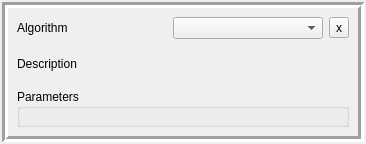
<?xml version="1.0" encoding="UTF-8"?>
<ui version="4.0">
 <class>indicator_widget</class>
 <widget class="QWidget" name="indicator_widget">
  <property name="enabled">
   <bool>true</bool>
  </property>
  <property name="geometry">
   <rect>
    <x>0</x>
    <y>0</y>
    <width>366</width>
    <height>144</height>
   </rect>
  </property>
  <property name="sizePolicy">
   <sizepolicy hsizetype="Expanding" vsizetype="Preferred">
    <horstretch>0</horstretch>
    <verstretch>0</verstretch>
   </sizepolicy>
  </property>
  <property name="windowTitle">
   <string>Form</string>
  </property>
  <layout class="QGridLayout" name="gridLayout">
   <property name="leftMargin">
    <number>2</number>
   </property>
   <property name="topMargin">
    <number>2</number>
   </property>
   <property name="rightMargin">
    <number>2</number>
   </property>
   <property name="bottomMargin">
    <number>2</number>
   </property>
   <item row="3" column="1">
    <widget class="QFrame" name="controls_trade">
     <property name="frameShape">
      <enum>QFrame::Shape::Box</enum>
     </property>
     <property name="frameShadow">
      <enum>QFrame::Shadow::Sunken</enum>
     </property>
     <property name="lineWidth">
      <number>3</number>
     </property>
     <layout class="QGridLayout" name="gridLayout_5">
      <item row="0" column="2">
       <widget class="QToolButton" name="exec_trustline">
        <property name="text">
         <string>x</string>
        </property>
        <property name="toolButtonStyle">
         <enum>Qt::ToolButtonStyle::ToolButtonTextOnly</enum>
        </property>
       </widget>
      </item>
      <item row="2" column="0" colspan="3">
       <widget class="QGroupBox" name="algo_params">
        <property name="title">
         <string>Parameters</string>
        </property>
       </widget>
      </item>
      <item row="0" column="1">
       <widget class="QComboBox" name="algorithm"/>
      </item>
      <item row="0" column="0">
       <widget class="QLabel" name="label_5">
        <property name="text">
         <string>Algorithm</string>
        </property>
       </widget>
      </item>
      <item row="3" column="0" colspan="3">
       <layout class="QHBoxLayout" name="buttons_layout"/>
      </item>
      <item row="1" column="0" colspan="3">
       <widget class="QLabel" name="description">
        <property name="text">
         <string>Description</string>
        </property>
        <property name="wordWrap">
         <bool>true</bool>
        </property>
       </widget>
      </item>
     </layout>
    </widget>
   </item>
  </layout>
 </widget>
 <resources/>
 <connections/>
</ui>
